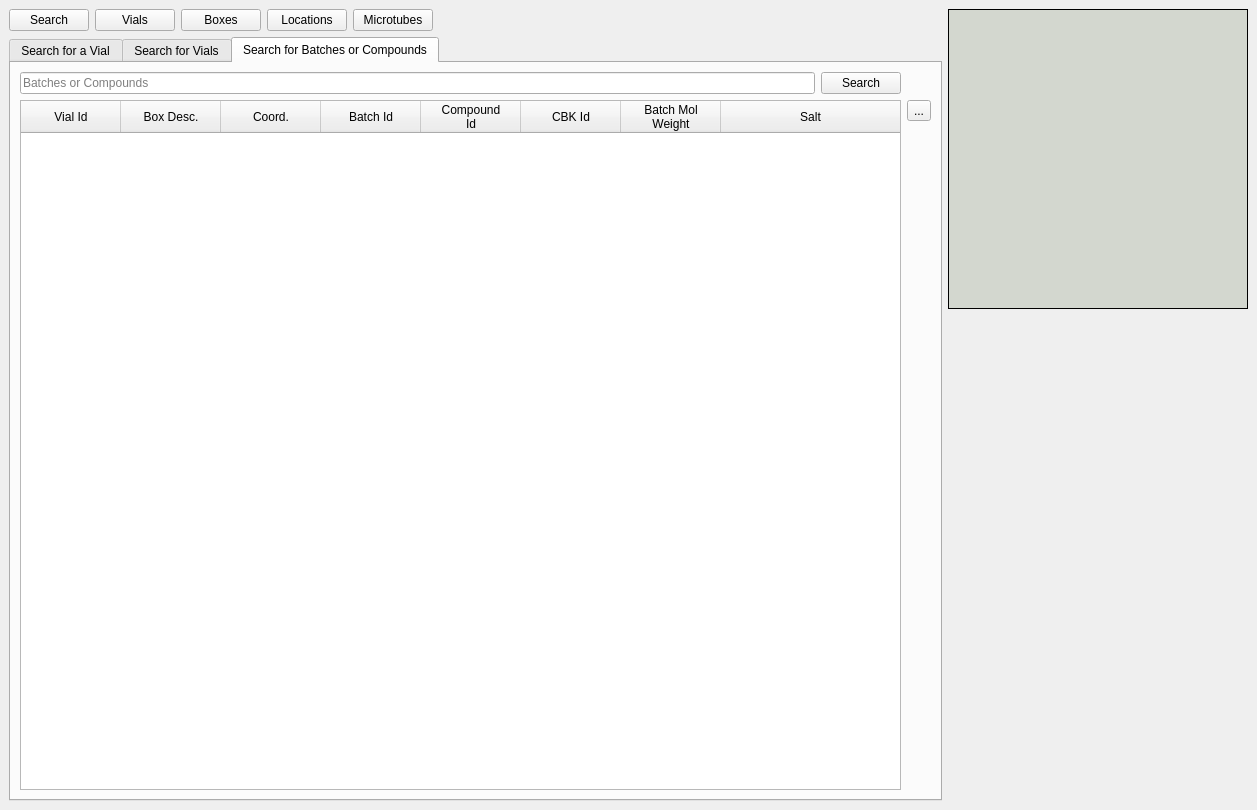
<?xml version="1.0" encoding="UTF-8"?>
<ui version="4.0">
 <class>MainWindow</class>
 <widget class="QMainWindow" name="MainWindow">
  <property name="geometry">
   <rect>
    <x>0</x>
    <y>0</y>
    <width>1257</width>
    <height>810</height>
   </rect>
  </property>
  <property name="windowTitle">
   <string>MainWindow</string>
  </property>
  <widget class="QWidget" name="centralwidget">
   <layout class="QGridLayout" name="gridLayout_7">
    <item row="0" column="0">
     <layout class="QGridLayout" name="gridLayout_6">
      <item row="0" column="0">
       <widget class="QPushButton" name="goto_search_btn">
        <property name="text">
         <string>Search</string>
        </property>
       </widget>
      </item>
      <item row="0" column="1">
       <widget class="QPushButton" name="goto_vials_btn">
        <property name="text">
         <string>Vials</string>
        </property>
       </widget>
      </item>
      <item row="0" column="2">
       <widget class="QPushButton" name="goto_boxes_btn">
        <property name="text">
         <string>Boxes</string>
        </property>
       </widget>
      </item>
      <item row="0" column="3">
       <widget class="QPushButton" name="goto_locations_btn">
        <property name="text">
         <string>Locations</string>
        </property>
       </widget>
      </item>
      <item row="0" column="4">
       <widget class="QPushButton" name="goto_microtubes_btn">
        <property name="text">
         <string>Microtubes</string>
        </property>
       </widget>
      </item>
      <item row="0" column="5">
       <spacer name="horizontalSpacer_5">
        <property name="orientation">
         <enum>Qt::Horizontal</enum>
        </property>
        <property name="sizeHint" stdset="0">
         <size>
          <width>438</width>
          <height>20</height>
         </size>
        </property>
       </spacer>
      </item>
      <item row="1" column="0" colspan="6">
       <widget class="QTabWidget" name="search_tab_wg">
        <property name="currentIndex">
         <number>2</number>
        </property>
        <widget class="QWidget" name="onevial_search_tab">
         <attribute name="title">
          <string>Search for a Vial</string>
         </attribute>
         <layout class="QGridLayout" name="gridLayout_3">
          <item row="0" column="0">
           <widget class="QWidget" name="widget" native="true">
            <layout class="QGridLayout" name="gridLayout_2">
             <item row="2" column="0">
              <layout class="QGridLayout" name="gridLayout">
               <item row="1" column="0">
                <widget class="QLabel" name="label_4">
                 <property name="text">
                  <string>Compound id:</string>
                 </property>
                </widget>
               </item>
               <item row="3" column="0">
                <widget class="QLabel" name="label_6">
                 <property name="text">
                  <string>Coordinates:</string>
                 </property>
                </widget>
               </item>
               <item row="2" column="1">
                <widget class="QLineEdit" name="onevial_box_loc_eb"/>
               </item>
               <item row="0" column="0">
                <widget class="QLabel" name="label_3">
                 <property name="text">
                  <string>Batch:</string>
                 </property>
                </widget>
               </item>
               <item row="0" column="1">
                <widget class="QLineEdit" name="onevial_batch_eb"/>
               </item>
               <item row="2" column="0">
                <widget class="QLabel" name="label_5">
                 <property name="text">
                  <string>Box / Location:</string>
                 </property>
                </widget>
               </item>
               <item row="1" column="1">
                <widget class="QLineEdit" name="onevial_compound_id_eb"/>
               </item>
               <item row="3" column="1">
                <widget class="QLineEdit" name="onevial_coords_eb"/>
               </item>
              </layout>
             </item>
             <item row="1" column="0">
              <spacer name="verticalSpacer_2">
               <property name="orientation">
                <enum>Qt::Vertical</enum>
               </property>
               <property name="sizeHint" stdset="0">
                <size>
                 <width>20</width>
                 <height>40</height>
                </size>
               </property>
              </spacer>
             </item>
             <item row="0" column="0">
              <layout class="QHBoxLayout" name="horizontalLayout">
               <item>
                <widget class="QLabel" name="label_2">
                 <property name="text">
                  <string>Vial:</string>
                 </property>
                </widget>
               </item>
               <item>
                <widget class="QLineEdit" name="vial_search_eb">
                 <property name="toolTip">
                  <string>Enter a vial id to search for, ex: v200204</string>
                 </property>
                 <property name="placeholderText">
                  <string>Vial id, ex: v200204</string>
                 </property>
                </widget>
               </item>
              </layout>
             </item>
            </layout>
           </widget>
          </item>
          <item row="5" column="0">
           <layout class="QHBoxLayout" name="horizontalLayout_3">
            <item>
             <widget class="QLabel" name="label_7">
              <property name="sizePolicy">
               <sizepolicy hsizetype="Maximum" vsizetype="Preferred">
                <horstretch>0</horstretch>
                <verstretch>0</verstretch>
               </sizepolicy>
              </property>
              <property name="text">
               <string>Checkout:</string>
              </property>
             </widget>
            </item>
            <item>
             <widget class="QComboBox" name="comboBox"/>
            </item>
           </layout>
          </item>
          <item row="4" column="0">
           <spacer name="verticalSpacer_3">
            <property name="orientation">
             <enum>Qt::Vertical</enum>
            </property>
            <property name="sizeType">
             <enum>QSizePolicy::Minimum</enum>
            </property>
            <property name="sizeHint" stdset="0">
             <size>
              <width>20</width>
              <height>40</height>
             </size>
            </property>
           </spacer>
          </item>
          <item row="3" column="0">
           <layout class="QHBoxLayout" name="horizontalLayout_2">
            <item>
             <spacer name="horizontalSpacer_2">
              <property name="orientation">
               <enum>Qt::Horizontal</enum>
              </property>
              <property name="sizeHint" stdset="0">
               <size>
                <width>40</width>
                <height>20</height>
               </size>
              </property>
             </spacer>
            </item>
            <item>
             <widget class="QPushButton" name="discard_vial_btn">
              <property name="text">
               <string>Discard Vial</string>
              </property>
             </widget>
            </item>
            <item>
             <spacer name="horizontalSpacer">
              <property name="orientation">
               <enum>Qt::Horizontal</enum>
              </property>
              <property name="sizeHint" stdset="0">
               <size>
                <width>40</width>
                <height>20</height>
               </size>
              </property>
             </spacer>
            </item>
            <item>
             <widget class="QPushButton" name="print_label_btn">
              <property name="text">
               <string>Print Label</string>
              </property>
             </widget>
            </item>
            <item>
             <spacer name="horizontalSpacer_3">
              <property name="orientation">
               <enum>Qt::Horizontal</enum>
              </property>
              <property name="sizeHint" stdset="0">
               <size>
                <width>40</width>
                <height>20</height>
               </size>
              </property>
             </spacer>
            </item>
           </layout>
          </item>
          <item row="1" column="0">
           <spacer name="verticalSpacer">
            <property name="orientation">
             <enum>Qt::Vertical</enum>
            </property>
            <property name="sizeType">
             <enum>QSizePolicy::Minimum</enum>
            </property>
            <property name="sizeHint" stdset="0">
             <size>
              <width>20</width>
              <height>15</height>
             </size>
            </property>
           </spacer>
          </item>
          <item row="6" column="0">
           <spacer name="verticalSpacer_4">
            <property name="orientation">
             <enum>Qt::Vertical</enum>
            </property>
            <property name="sizeType">
             <enum>QSizePolicy::MinimumExpanding</enum>
            </property>
            <property name="sizeHint" stdset="0">
             <size>
              <width>20</width>
              <height>40</height>
             </size>
            </property>
           </spacer>
          </item>
          <item row="3" column="1">
           <spacer name="horizontalSpacer_4">
            <property name="orientation">
             <enum>Qt::Horizontal</enum>
            </property>
            <property name="sizeHint" stdset="0">
             <size>
              <width>40</width>
              <height>20</height>
             </size>
            </property>
           </spacer>
          </item>
         </layout>
        </widget>
        <widget class="QWidget" name="multvial_search_tab">
         <attribute name="title">
          <string>Search for Vials</string>
         </attribute>
         <layout class="QGridLayout" name="gridLayout_5">
          <item row="1" column="1">
           <widget class="QToolButton" name="export_btn">
            <property name="toolTip">
             <string>Export data to clipboard</string>
            </property>
            <property name="text">
             <string>...</string>
            </property>
           </widget>
          </item>
          <item row="0" column="0">
           <layout class="QHBoxLayout" name="horizontalLayout_4">
            <item>
             <widget class="QLineEdit" name="mult_vial_search_eb">
              <property name="toolTip">
               <string>Enter vial ids to search for, ex: </string>
              </property>
              <property name="placeholderText">
               <string>Vials </string>
              </property>
             </widget>
            </item>
            <item>
             <widget class="QPushButton" name="mult_vial_search_btn">
              <property name="text">
               <string>Search</string>
              </property>
             </widget>
            </item>
           </layout>
          </item>
          <item row="2" column="1">
           <spacer name="verticalSpacer_5">
            <property name="orientation">
             <enum>Qt::Vertical</enum>
            </property>
            <property name="sizeHint" stdset="0">
             <size>
              <width>20</width>
              <height>40</height>
             </size>
            </property>
           </spacer>
          </item>
          <item row="1" column="0" rowspan="2">
           <widget class="QTableWidget" name="tableWidget">
            <property name="lineWidth">
             <number>1</number>
            </property>
            <property name="horizontalScrollBarPolicy">
             <enum>Qt::ScrollBarAsNeeded</enum>
            </property>
            <property name="sizeAdjustPolicy">
             <enum>QAbstractScrollArea::AdjustToContents</enum>
            </property>
            <property name="editTriggers">
             <set>QAbstractItemView::NoEditTriggers</set>
            </property>
            <property name="alternatingRowColors">
             <bool>true</bool>
            </property>
            <property name="sortingEnabled">
             <bool>true</bool>
            </property>
            <attribute name="horizontalHeaderDefaultSectionSize">
             <number>90</number>
            </attribute>
            <attribute name="horizontalHeaderShowSortIndicator" stdset="0">
             <bool>true</bool>
            </attribute>
            <attribute name="horizontalHeaderStretchLastSection">
             <bool>true</bool>
            </attribute>
            <column>
             <property name="text">
              <string>Vial Id</string>
             </property>
            </column>
            <column>
             <property name="text">
              <string>Box Desc.</string>
             </property>
            </column>
            <column>
             <property name="text">
              <string>Coord.</string>
             </property>
            </column>
            <column>
             <property name="text">
              <string>Batch Id</string>
             </property>
            </column>
            <column>
             <property name="text">
              <string>Compound 
Id</string>
             </property>
            </column>
            <column>
             <property name="text">
              <string>CBK Id</string>
             </property>
            </column>
            <column>
             <property name="text">
              <string>Batch Mol 
Weight</string>
             </property>
            </column>
            <column>
             <property name="text">
              <string>Salt</string>
             </property>
            </column>
            <column>
             <property name="text">
              <string>Dilution</string>
             </property>
            </column>
           </widget>
          </item>
         </layout>
        </widget>
        <widget class="QWidget" name="batch_search_tab">
         <attribute name="title">
          <string>Search for Batches or Compounds</string>
         </attribute>
         <layout class="QGridLayout" name="gridLayout_4">
          <item row="0" column="0">
           <layout class="QHBoxLayout" name="horizontalLayout_6">
            <item>
             <widget class="QLineEdit" name="batch_search_eb">
              <property name="text">
               <string/>
              </property>
              <property name="placeholderText">
               <string>Batches or Compounds</string>
              </property>
             </widget>
            </item>
            <item>
             <widget class="QPushButton" name="batch_search_btn">
              <property name="text">
               <string>Search</string>
              </property>
             </widget>
            </item>
           </layout>
          </item>
          <item row="1" column="1">
           <widget class="QToolButton" name="batch_export_btn">
            <property name="toolTip">
             <string>Export data to clipboard</string>
            </property>
            <property name="text">
             <string>...</string>
            </property>
           </widget>
          </item>
          <item row="2" column="1">
           <spacer name="verticalSpacer_6">
            <property name="orientation">
             <enum>Qt::Vertical</enum>
            </property>
            <property name="sizeHint" stdset="0">
             <size>
              <width>20</width>
              <height>40</height>
             </size>
            </property>
           </spacer>
          </item>
          <item row="1" column="0" rowspan="2">
           <widget class="QTableWidget" name="tableWidget_2">
            <property name="lineWidth">
             <number>1</number>
            </property>
            <property name="horizontalScrollBarPolicy">
             <enum>Qt::ScrollBarAsNeeded</enum>
            </property>
            <property name="sizeAdjustPolicy">
             <enum>QAbstractScrollArea::AdjustToContents</enum>
            </property>
            <property name="editTriggers">
             <set>QAbstractItemView::NoEditTriggers</set>
            </property>
            <property name="alternatingRowColors">
             <bool>true</bool>
            </property>
            <property name="sortingEnabled">
             <bool>true</bool>
            </property>
            <attribute name="horizontalHeaderDefaultSectionSize">
             <number>100</number>
            </attribute>
            <attribute name="horizontalHeaderShowSortIndicator" stdset="0">
             <bool>true</bool>
            </attribute>
            <attribute name="horizontalHeaderStretchLastSection">
             <bool>true</bool>
            </attribute>
            <column>
             <property name="text">
              <string>Vial Id</string>
             </property>
            </column>
            <column>
             <property name="text">
              <string>Box Desc.</string>
             </property>
            </column>
            <column>
             <property name="text">
              <string>Coord.</string>
             </property>
            </column>
            <column>
             <property name="text">
              <string>Batch Id</string>
             </property>
            </column>
            <column>
             <property name="text">
              <string>Compound 
Id</string>
             </property>
            </column>
            <column>
             <property name="text">
              <string>CBK Id</string>
             </property>
            </column>
            <column>
             <property name="text">
              <string>Batch Mol 
Weight</string>
             </property>
            </column>
            <column>
             <property name="text">
              <string>Salt</string>
             </property>
            </column>
           </widget>
          </item>
         </layout>
        </widget>
       </widget>
      </item>
     </layout>
    </item>
    <item row="0" column="1">
     <layout class="QVBoxLayout" name="verticalLayout">
      <item>
       <widget class="QLabel" name="structure_lab">
        <property name="minimumSize">
         <size>
          <width>300</width>
          <height>300</height>
         </size>
        </property>
        <property name="maximumSize">
         <size>
          <width>300</width>
          <height>300</height>
         </size>
        </property>
        <property name="styleSheet">
         <string notr="true">background-color: rgb(211, 215, 207); border: 1px solid black;</string>
        </property>
        <property name="text">
         <string/>
        </property>
       </widget>
      </item>
      <item>
       <spacer name="verticalSpacer_7">
        <property name="orientation">
         <enum>Qt::Vertical</enum>
        </property>
        <property name="sizeHint" stdset="0">
         <size>
          <width>20</width>
          <height>428</height>
         </size>
        </property>
       </spacer>
      </item>
     </layout>
    </item>
   </layout>
  </widget>
 </widget>
 <resources/>
 <connections/>
</ui>
